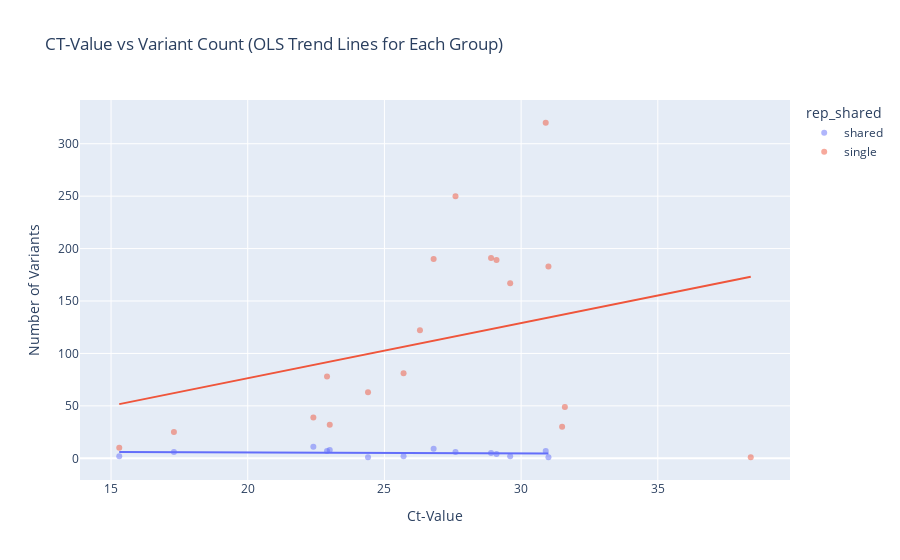

The notebook cell this image was saved under:
### Code cell
import plotly.express as px

# Count number of variants for each CT value and rep_shared group
variant_counts = vars.groupby(["ct_value", "rep_shared"]).size().reset_index(name="variant_count")

# Scatter plot with trend line
fig = px.scatter(variant_counts, 
                 x="ct_value", 
                 y="variant_count",  # Now plotting count of variants
                 color="rep_shared",  
                 trendline="ols",    
                 title="CT-Value vs Variant Count (OLS Trend Lines for Each Group)",
                 labels={"ct_value": "Ct-Value", "variant_count": "Number of Variants"},
                 opacity=0.5)

fig.show()

### Figure 1 — Plotly figure (JSON) as saved in the notebook; plotly's stock layout.template omitted (floating-point values rounded to 4 significant figures)
{"data": [{"hovertemplate": "rep_shared=shared<br>Ct-Value=%{x}<br>Number of Variants=%{y}<extra></extra>", "legendgroup": "shared", "marker": {"color": "#636efa", "opacity": 0.5, "symbol": "circle"}, "mode": "markers", "name": "shared", "orientation": "v", "showlegend": true, "type": "scatter", "x": [15.3, 17.3, 22.4, 22.9, 23.0, 24.4, 25.7, 26.8, 27.6, 28.9, 29.1, 29.6, 30.9, 31.0], "xaxis": "x", "y": [2, 6, 11, 7, 8, 1, 2, 9, 6, 5, 4, 2, 7, 1], "yaxis": "y"}, {"hovertemplate": "<b>OLS trendline</b><br>variant_count = -0.0820419 * ct_value + 7.15119<br>R<sup>2</sup>=0.015509<br><br>rep_shared=shared<br>Ct-Value=%{x}<br>Number of Variants=%{y} <b>(trend)</b><extra></extra>", "legendgroup": "shared", "marker": {"color": "#636efa", "symbol": "circle"}, "mode": "lines", "name": "shared", "showlegend": false, "type": "scatter", "x": [15.3, 17.3, 22.4, 22.9, 23.0, 24.4, 25.7, 26.8, 27.6, 28.9, 29.1, 29.6, 30.9, 31.0], "xaxis": "x", "y": [5.896, 5.732, 5.313, 5.272, 5.264, 5.149, 5.043, 4.952, 4.887, 4.78, 4.764, 4.723, 4.616, 4.608], "yaxis": "y"}, {"hovertemplate": "rep_shared=single<br>Ct-Value=%{x}<br>Number of Variants=%{y}<extra></extra>", "legendgroup": "single", "marker": {"color": "#EF553B", "opacity": 0.5, "symbol": "circle"}, "mode": "markers", "name": "single", "orientation": "v", "showlegend": true, "type": "scatter", "x": [15.3, 17.3, 22.4, 22.9, 23.0, 24.4, 25.7, 26.3, 26.8, 27.6, 28.9, 29.1, 29.6, 30.9, 31.0, 31.5, 31.6, 38.4], "xaxis": "x", "y": [10, 25, 39, 78, 32, 63, 81, 122, 190, 250, 191, 189, 167, 320, 183, 30, 49, 1], "yaxis": "y"}, {"hovertemplate": "<b>OLS trendline</b><br>variant_count = 5.25772 * ct_value + -28.7724<br>R<sup>2</sup>=0.096787<br><br>rep_shared=single<br>Ct-Value=%{x}<br>Number of Variants=%{y} <b>(trend)</b><extra></extra>", "legendgroup": "single", "marker": {"color": "#EF553B", "symbol": "circle"}, "mode": "lines", "name": "single", "showlegend": false, "type": "scatter", "x": [15.3, 17.3, 22.4, 22.9, 23.0, 24.4, 25.7, 26.3, 26.8, 27.6, 28.9, 29.1, 29.6, 30.9, 31.0, 31.5, 31.6, 38.4], "xaxis": "x", "y": [51.67, 62.19, 89.0, 91.63, 92.16, 99.52, 106.4, 109.5, 112.1, 116.3, 123.2, 124.2, 126.9, 133.7, 134.2, 136.8, 137.4, 173.1], "yaxis": "y"}], "layout": {"legend": {"title": {"text": "rep_shared"}, "tracegroupgap": 0}, "title": {"text": "CT-Value vs Variant Count (OLS Trend Lines for Each Group)"}, "xaxis": {"anchor": "y", "domain": [0, 1], "title": {"text": "Ct-Value"}}, "yaxis": {"anchor": "x", "domain": [0, 1], "title": {"text": "Number of Variants"}}}}
